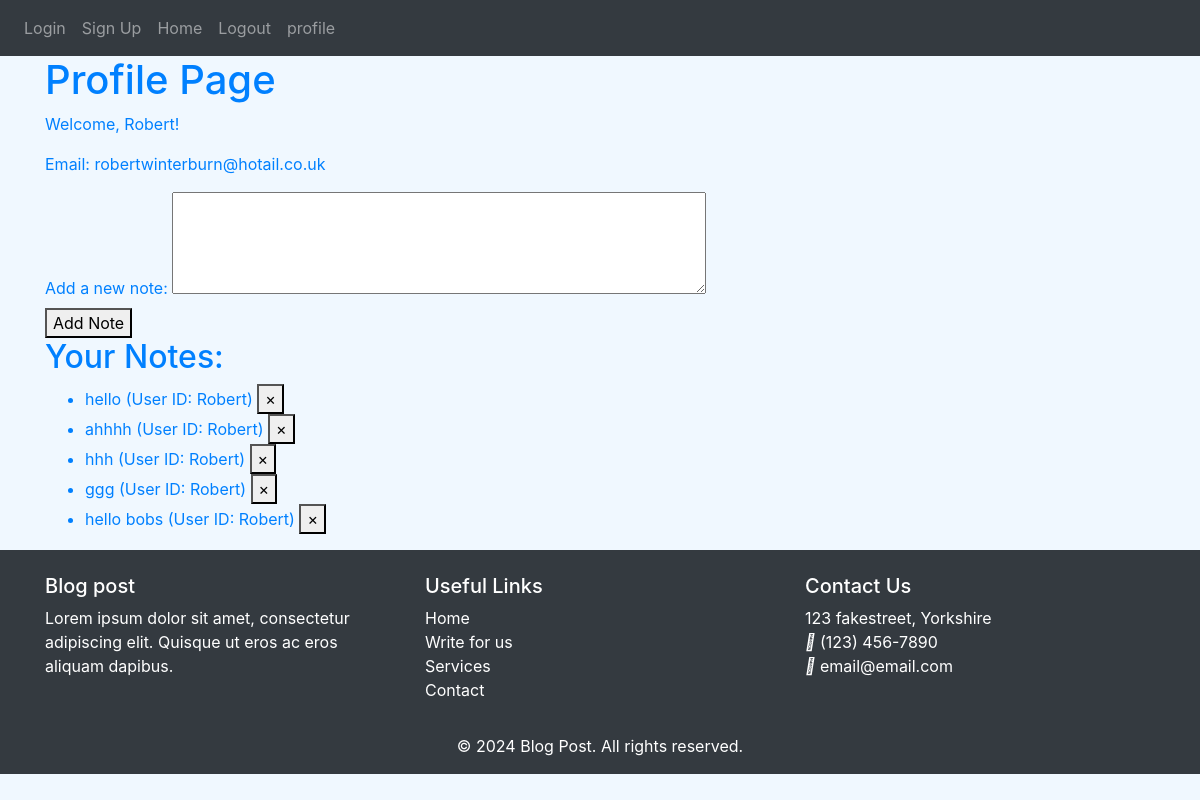
/profile (signed in), run on an earlier commit of the app's database.
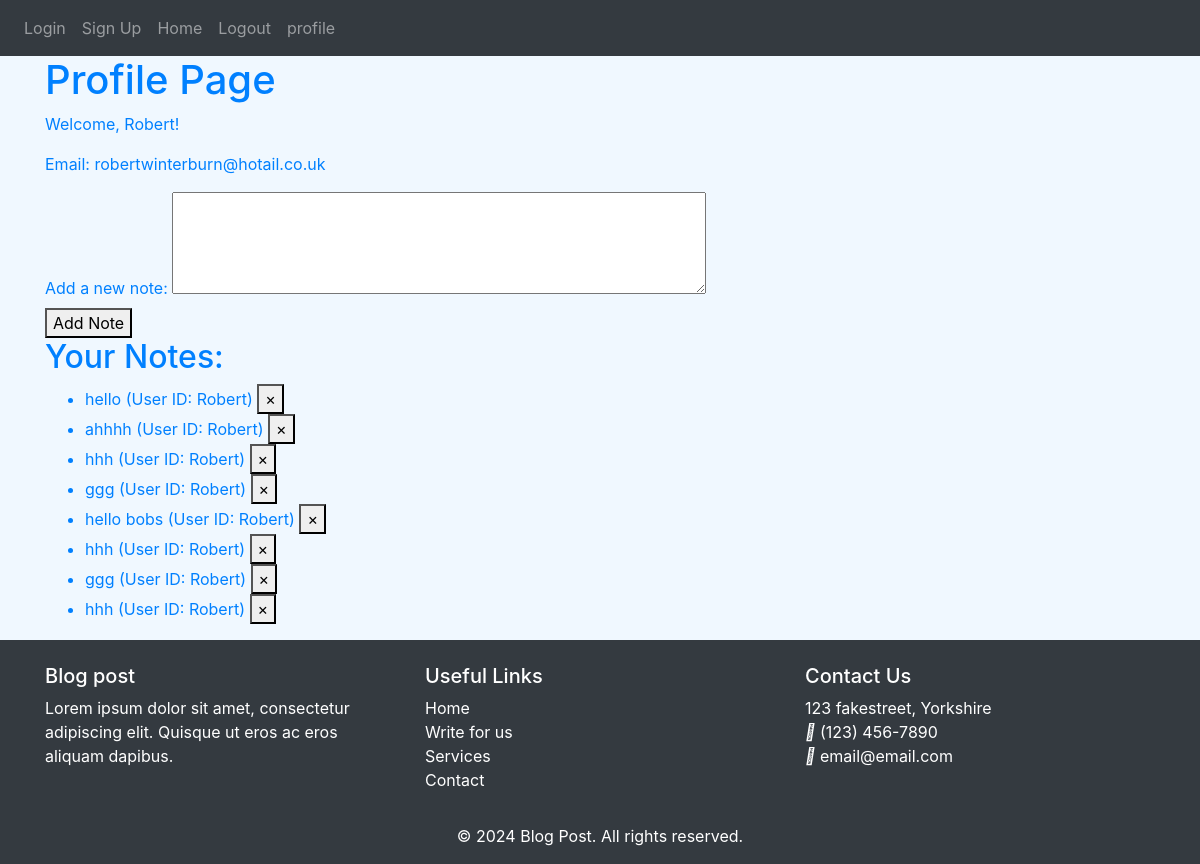
And on a later commit of the database.
### models.py (models this page shows)
class User(db.Model, UserMixin):
    __tablename__ = 'users'
    id = db.Column(db.Integer, primary_key=True)
    email = db.Column(db.String(150), unique=True)
    password = db.Column(db.String(150))
    first_name = db.Column(db.String(150))
    notes = db.relationship('Note', back_populates='user')

class Note(db.Model):
    __tablename__ = 'notes'
    id = db.Column(db.Integer, primary_key=True)
    data = db.Column(db.String(1000))
    user_id = db.Column(db.Integer, db.ForeignKey('users.id'))
    user = db.relationship('User', back_populates='notes')

### auth.py (the view, shortened to what this page needs)
@auth.route('/profile', methods=['GET', 'POST'])
def profile():
    user_id = session.get('user_id')
    if not user_id:
        flash('You need to log in to view your profile', category='error')
        return redirect(url_for('auth.login'))
    user = User.query.get(user_id)
    if not user:
        flash('User not found', category='error')
        return redirect(url_for('auth.login'))
    return render_template('profile.html', user=user)

### app/templates/profile.html (shortened to what this page needs)
{% extends "base.html" %}
{% block content %}
</head>
<body>
    <h1>Profile Page</h1>
    <p>Welcome, {{ user.first_name }}!</p>
    <p>Email: {{ user.email }}</p>
    <form method="POST">
        <label for="note">Add a new note:</label>
        <textarea id="note" name="note" rows="4" cols="50"></textarea><br>
        <button type="submit">Add Note</button>
    </form>
    <h2>Your Notes:</h2>
    <ul>
        {% if user.notes %}
            {% for note in user.notes %}
                <li>{{ note.data }} (User ID: {{ user.first_name }})
                    <button type="button" class="delete" onClick="deleteNote({{ note.id }})">
                        <span aria-hidden="true">&times;</span>
                    </button>
                </li>
            {% endfor %}
        {% else %}
            <li>No notes found.</li>
        {% endif %}
    </ul>
</body>
</html>
{% endblock %}

### app/templates/base.html (shortened to what this page needs)
<!DOCTYPE html>
<html lang="en">
<head>
    <link
      rel="stylesheet"
      href="https://stackpath.bootstrapcdn.com/bootstrap/4.4.1/css/bootstrap.min.css"
    />
    <link
      rel="stylesheet"
      href="https://stackpath.bootstrapcdn.com/font-awesome/4.7.0/css/font-awesome.min.css"
    />
    <link rel="stylesheet" type="text/css" href="{{ url_for('static', filename='styles.css')}}">
</head>
<body>
  <nav id="nav" class ="navbar navbar-expand-lg navbar-dark bg-dark">
    <div class="collapse navbar-collapse" id="navbar">
        <div class="navbar-nav">
            <a class="nav-item nav-link" id="login" href="/login">Login </a>
            <a class="nav-item nav-link" id="signUp" href="/sign-up">Sign Up </a>
            <a class="nav-item nav-link" id="home" href="/home">Home </a>
            <a class="nav-item nav-link" id="logout" href="/logout">Logout </a>
            <a class="nav-item nav-link" id="profile" href="/profile">profile </a>
        </div>
    </div>
</nav>
<div class="container">
    {% block content %}
    {% endblock %}
<footer class="bg-dark text-white pt-4">
  <div class="container">
      <div class="row">
          <div class="col-md-4">
              <h5>Blog post</h5>
              <p>Lorem ipsum dolor sit amet, consectetur adipiscing elit. Quisque ut eros ac eros aliquam dapibus.</p>
          </div>
          <div class="col-md-4">
              <h5>Useful Links</h5>
              <ul class="list-unstyled">
                  <li><a href="#" class="text-white">Home</a></li>
                  <li><a href="#" class="text-white">Write for us</a></li>
                  <li><a href="#" class="text-white">Services</a></li>
                  <li><a href="#" class="text-white">Contact</a></li>
              </ul>
          </div>
          <div class="col-md-4">
              <h5>Contact Us</h5>
              <ul class="list-unstyled">
                  <li> 123 fakestreet, Yorkshire</li>
                  <li><i class="fas fa-phone"></i> (123) 456-7890</li>
                  <li><i class="fas fa-envelope"></i> email@email.com</li>
              </ul>
          </div>
      </div>
      <div class="row">
          <div class="col-12 text-center mt-3">
              <p>&copy; 2024 Blog Post. All rights reserved.</p>
          </div>
      </div>
  </div>
</footer>
</body>
</html>

### static/styles.css (style rules this page uses)
body { color: #0080ff; background-color: aliceblue; }
footer { position: sticky }

What changed in the data, as far as the page shows it:
added Note: data "hhh", {{ user.first_name }} "Robert"
added Note: data "ggg", {{ user.first_name }} "Robert"
added Note: data "hhh", {{ user.first_name }} "Robert"
